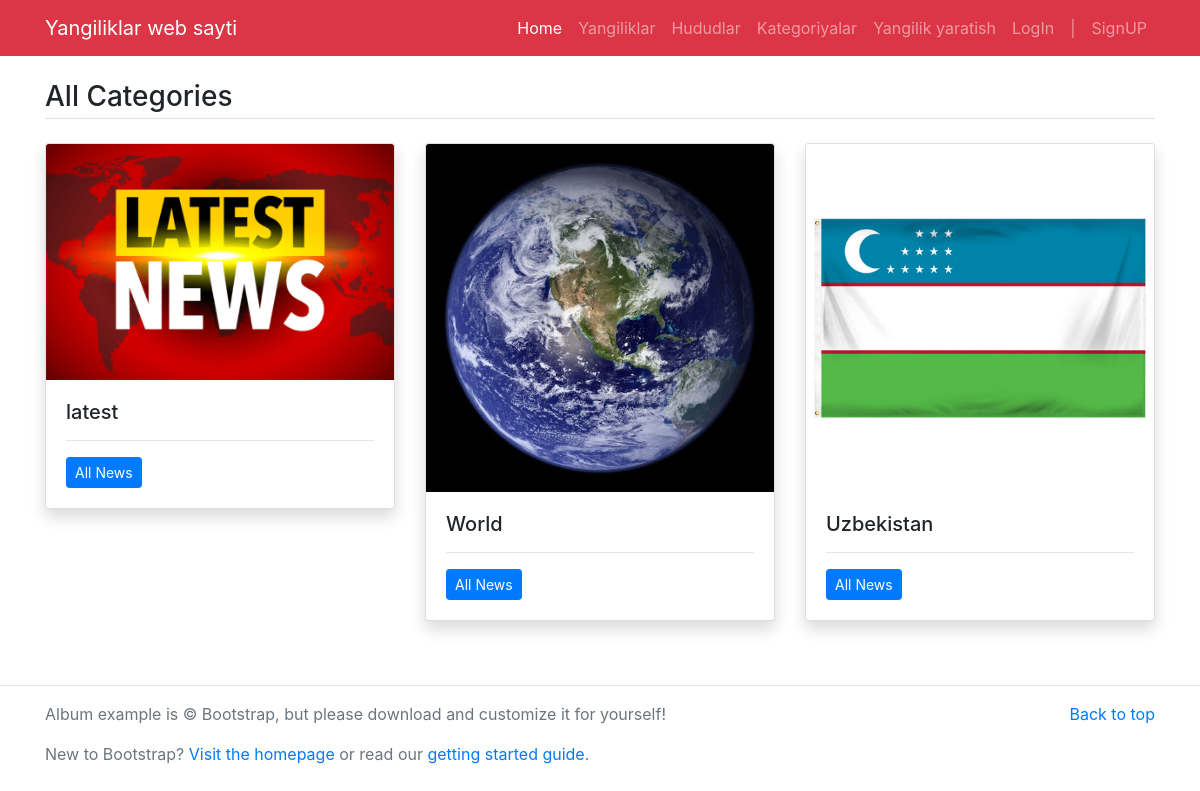
Page /categories/ on the earlier database version.
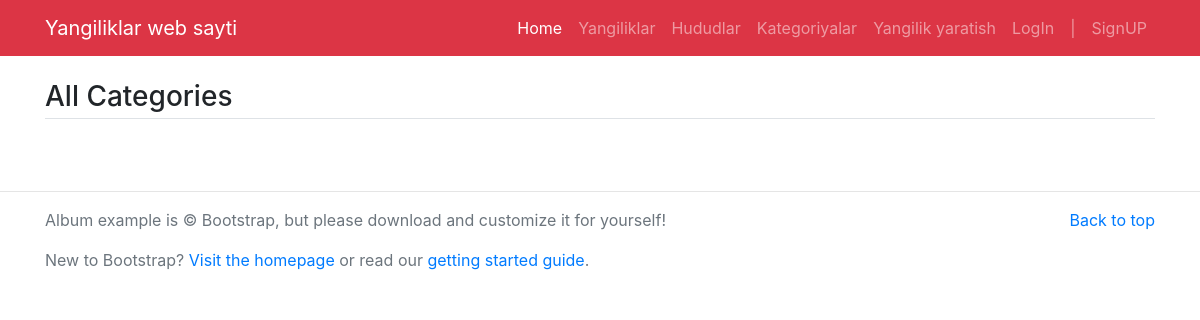
Same page on the later database version.
### app/models.py (models this page shows, shortened)
class Category(models.Model):
    name = models.CharField(max_length=100)
    image = models.ImageField(upload_to='media/', null=True)

### app/views.py (the view)
# urls.py: path('categories/', categories_view, name='categories'),
def categories_view(request):
    categories = Category.objects.all()
    return render(request, 'categories-page.html', {
        'categories': categories
    })

### templates/categories-page.html
{% extends 'base.html' %}
{% block content%}
<main class="container mt-3 mb-5">
	<h3 class="border-bottom pb-1 my-4">All Categories</h3>
	<div class="row">
	{% for cat in categories%}
		<div class="col-md-4">
			<div class="card mb-3 shadow">
			 <img src="/media/{{cat.image}}" class="card-img-top" alt="{{cat.name}}">
			  <div class="card-body">
			    <h5 class="card-title">{{cat.name }}</h5>
			    <hr/>
			    <p class="card-text"><a href="/category/{{cat.id}}" class="btn btn-sm btn-primary">All News</a></p>
			  </div>
			</div>
		</div>
	{% endfor%}
	</div>
</main>
{% endblock%}

Differences in the rows shown:
removed Category: image (picture), name "latest"
removed Category: image (picture), name "World"
removed Category: image (picture), name "Uzbekistan"
